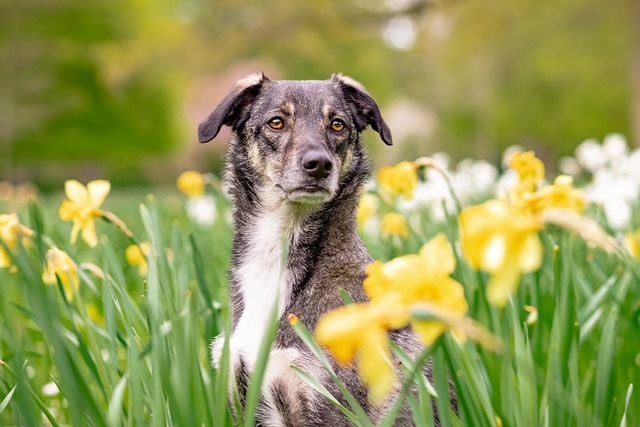
#> input picture 03OpenCV图像处理/images/image.jpg, 640 x 427 px
$ jupyter execute edge_detection.ipynb
#> lines starting #> are read from the running program, lines starting #| are printed output that depends on the picture; after the words box and inside, x2 and y2 are one past the last pixel; in counts of white or black regions, pixels touching at a corner belong together
# 边缘检测

- 导入相关库

[cell 1]
import cv2 as cv
import zhplot
import matplotlib.pyplot as plt

zhplot.matplotlib_chineseize()
#> (this line was passed over: zhplot is not available in this run)

- 展示原图

[cell 2]
image = cv.imread('./images/image.jpg', cv.IMREAD_GRAYSCALE)
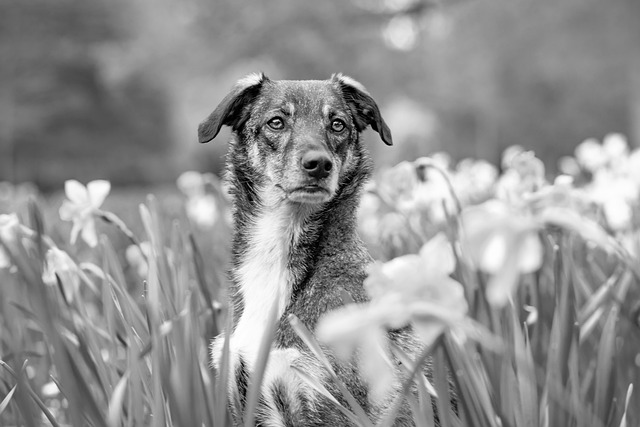
#> image: shape (427, 640); min 0, max 255, mean 145.9
plt.title('原图')
plt.imshow(image, cmap='gray')

## Sobel 算子

[cell 3]
x = cv.Sobel(image, cv.CV_16S, 1, 0)
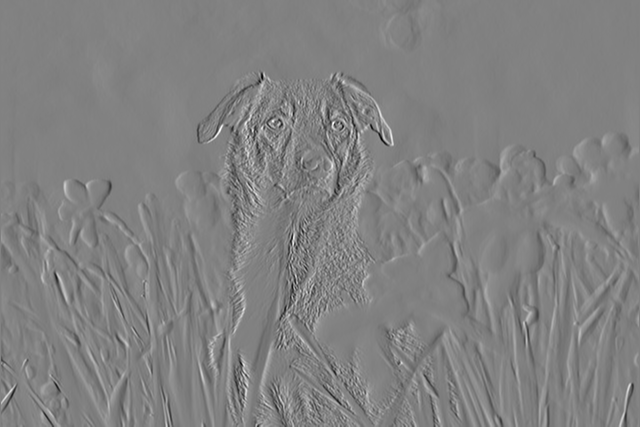
#> x: shape (427, 640) int16; min -679, max 657, mean 0.1; drawn with min black and max white
y = cv.Sobel(image, cv.CV_16S, 0, 1)
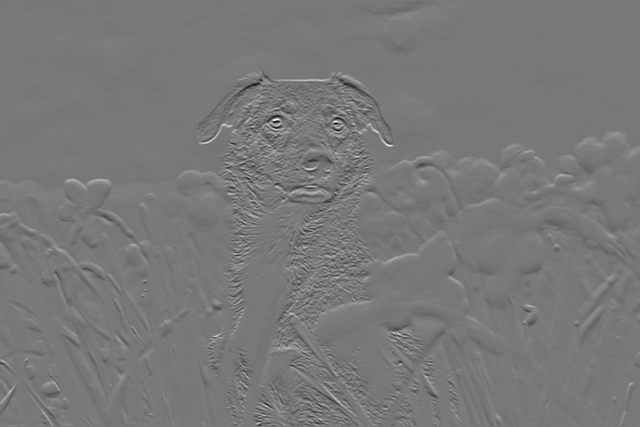
#> y: shape (427, 640) int16; min -824, max 913, mean -0.5; drawn with min black and max white
abs_x = cv.convertScaleAbs(x)
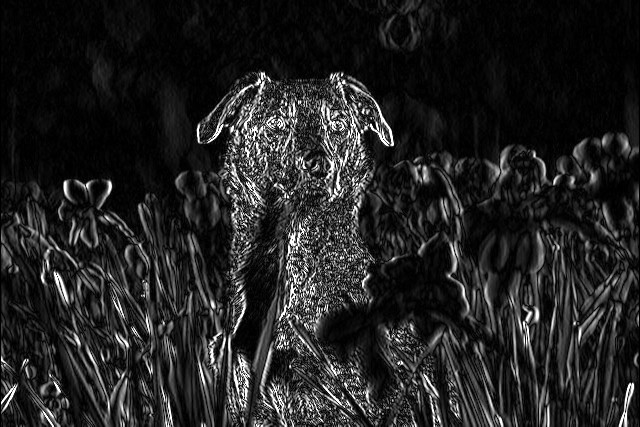
#> abs_x: shape (427, 640); min 0, max 255, mean 35.1
abs_y = cv.convertScaleAbs(y)
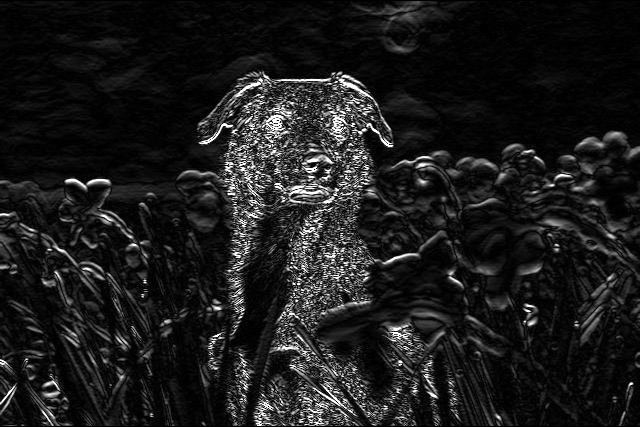
#> abs_y: shape (427, 640); min 0, max 255, mean 28.2
res = cv.addWeighted(abs_x, 0.5, abs_y, 0.5, 0)
plt.title('Sobel 算子')
plt.imshow(res, cmap='gray')

## Scharr 算子

[cell 4]
x = cv.Sobel(image, cv.CV_16S, 1, 0, ksize=-1)
y = cv.Sobel(image, cv.CV_16S, 0, 1, ksize=-1)
abs_x = cv.convertScaleAbs(x)
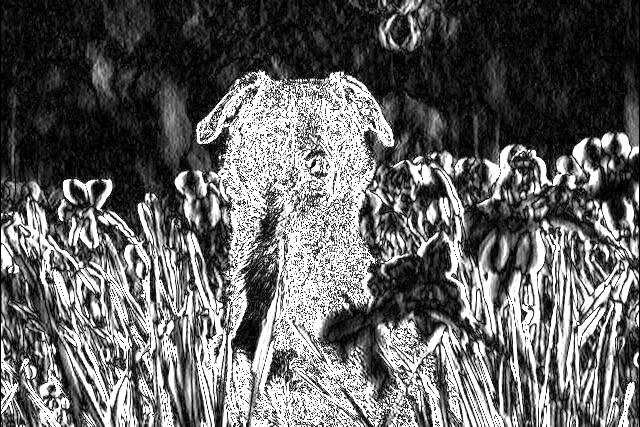
#> abs_x: shape (427, 640); min 0, max 255, mean 100.1
abs_y = cv.convertScaleAbs(y)
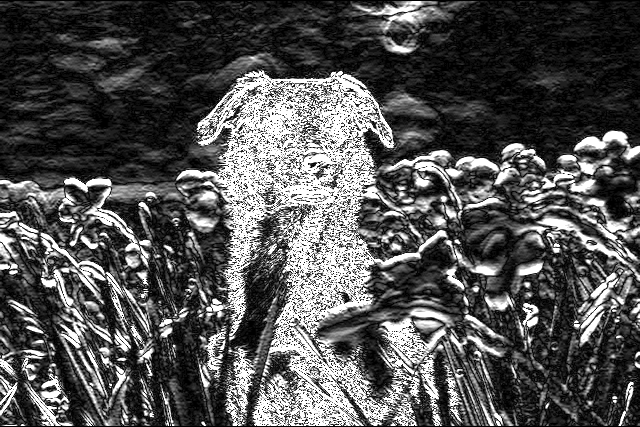
#> abs_y: shape (427, 640); min 0, max 255, mean 83
res = cv.addWeighted(abs_x, 0.5, abs_y, 0.5, 0)
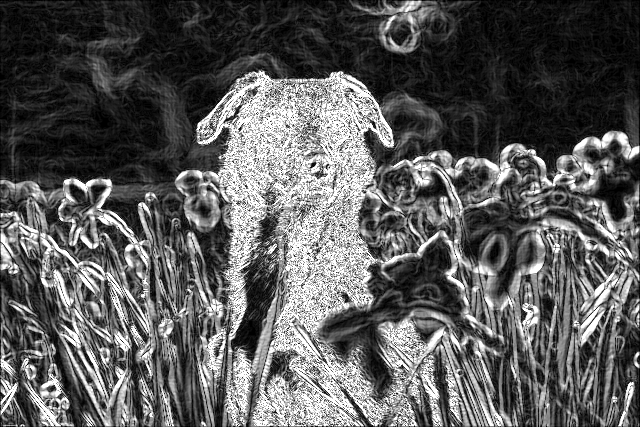
#> res: shape (427, 640); min 0, max 255, mean 91.5
plt.title('Scharr 算子')
plt.imshow(res, cmap='gray')

## Laplacian 算子

[cell 5]
res = cv.Laplacian(image, cv.CV_16S)
res = cv.convertScaleAbs(res)
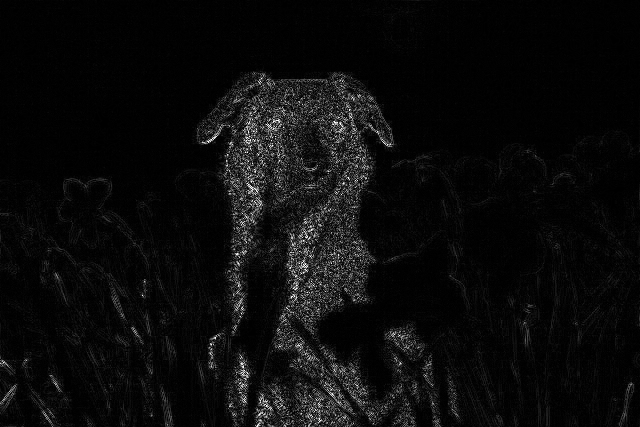
#> res: shape (427, 640); min 0, max 255, mean 11.6
plt.title('Laplacian 算子')
plt.imshow(res, cmap='gray')

## Canny 边缘检测

[cell 6]
res = cv.Canny(image, 100, 200)
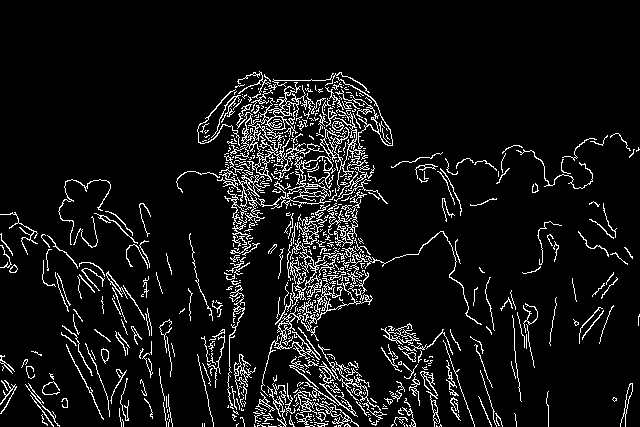
#> res: shape (427, 640); 7.7% white in thin lines or dots, all inside (x1, y1, x2, y2) = (0, 71, 640, 427)
plt.title('Canny 边缘检测')
plt.imshow(res, cmap='gray')
